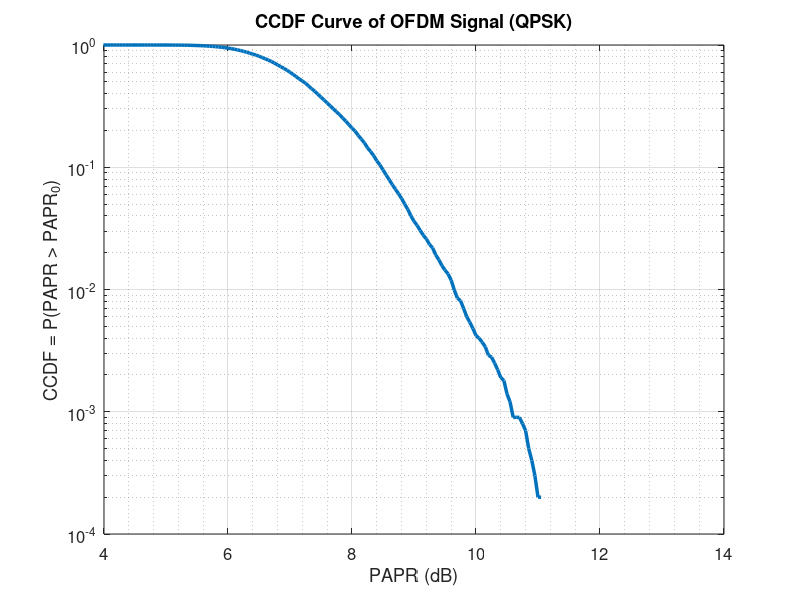

MATLAB code to generate this figure:
clc;
clear;
close all;

Nfft = 128;
NumSymbols = 10000;

PAPR = zeros(NumSymbols,1);

for n = 1:NumSymbols

    data = randi([0 3],Nfft,1);

    modData = exp(1j*pi/2*data);

    ofdmSignal = ifft(modData,Nfft);

    PAPR(n) = 10*log10( ...
        max(abs(ofdmSignal).^2) / ...
        mean(abs(ofdmSignal).^2));

end

paprRange = 0:0.05:14;

CCDF = zeros(size(paprRange));

for k = 1:length(paprRange)

    CCDF(k) = mean(PAPR > paprRange(k));

end

figure('Color','white');

semilogy(paprRange,CCDF,...
         'LineWidth',2.5);

grid on;
grid minor;
box on;

xlabel('PAPR (dB)');
ylabel('CCDF = P(PAPR > PAPR_0)');

title('CCDF Curve of OFDM Signal (QPSK)');

set(gca,'FontSize',12);

axis([4 14 1e-4 1]);
